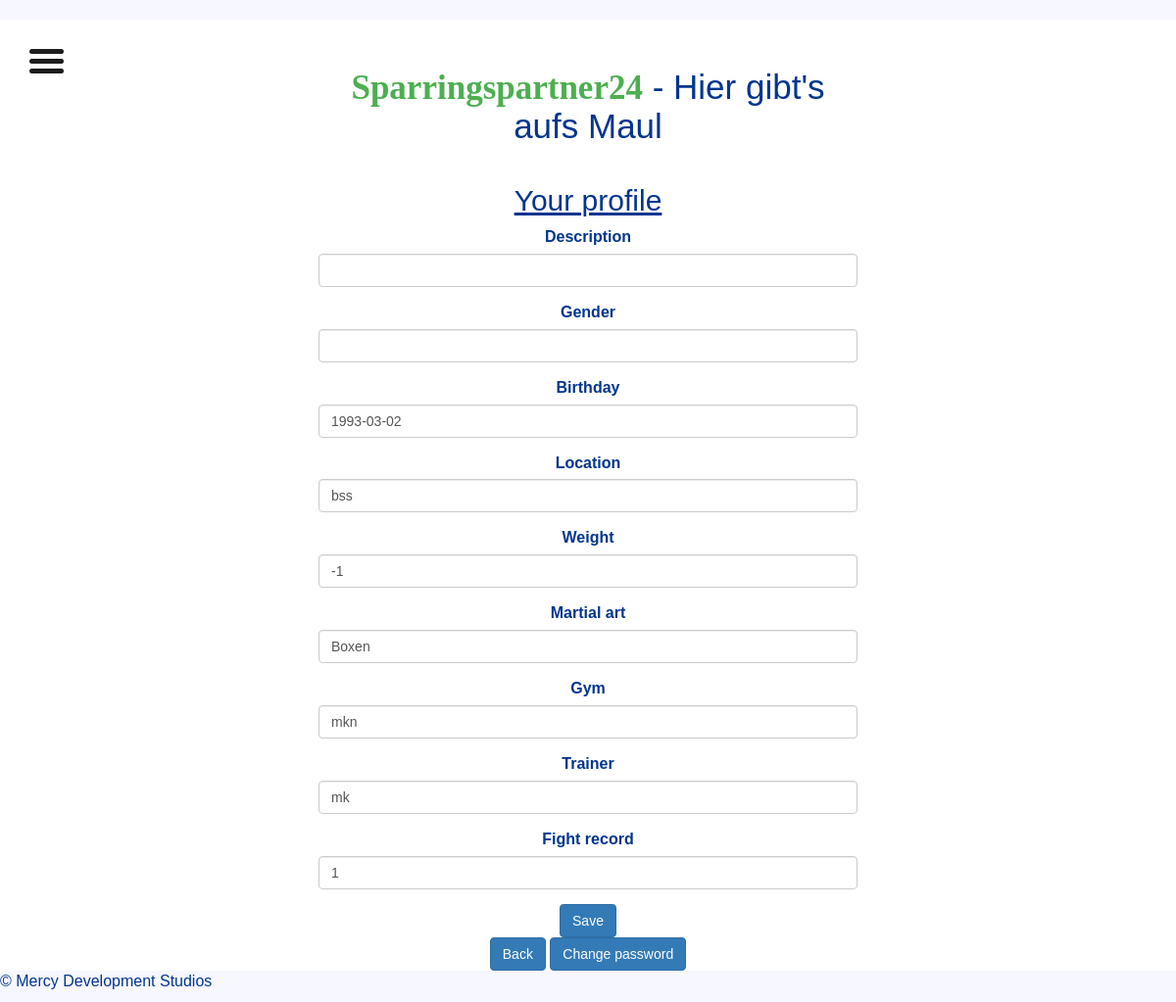
Before: /SparringsPartner24/edit_fighter_profile/ (signed in) with the older database file.
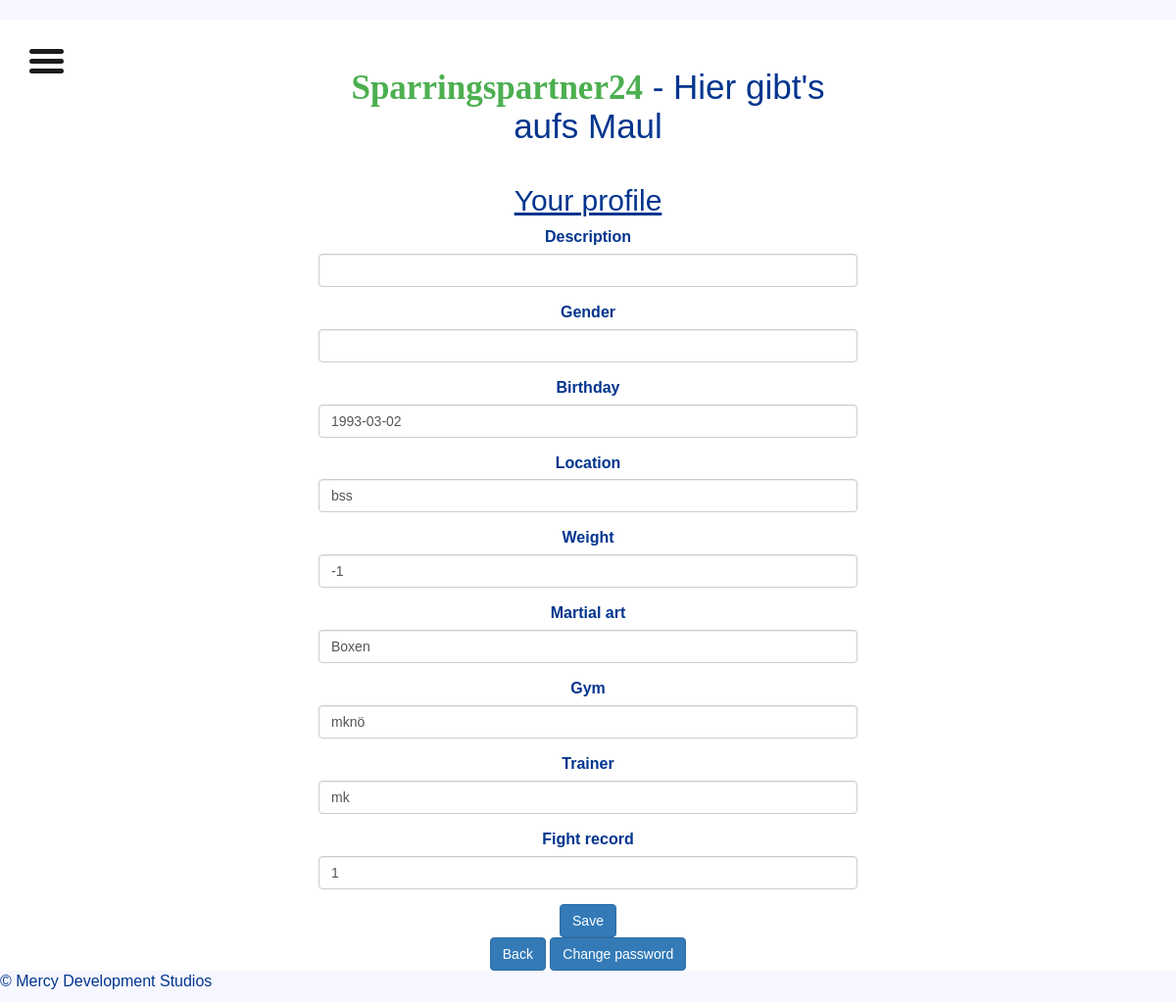
After: the same page with the newer database file.
### SparringsPartner24/models.py (models this page shows)
class FighterProfile(models.Model):
    userprofile = models.ForeignKey(settings.AUTH_USER_MODEL, on_delete=models.CASCADE)
    description = models.CharField(max_length = 400, blank = True, null = True)
    gender = models.CharField(max_length = 40, blank= True, null = True)
    birthday = models.DateField(blank=True, null=True)
    experience_years = models.IntegerField(blank = True, null = True)
    location = models.CharField(max_length=200, blank=True, null=True)
    weight = models.IntegerField(blank=True, null=True)
    martial_art = models.CharField(max_length=200, blank=True, null=True)
    gym = models.CharField(max_length=300, blank=True, null=True)
    trainer = models.CharField(max_length=200, blank=True, null=True)
    fight_record = models.IntegerField(blank=True, null=True)

### SparringsPartner24/views.py (the view)
# urls.py: path('edit_fighter_profile/', views.edit_fighter_profile, name = 'edit_fighter_profile'),
@login_required
def edit_fighter_profile(request):
    current_user = request.user
    if request.method == 'POST':
        instance = get_object_or_404(FighterProfile, pk = current_user.id)
        form = FighterProfileForm(request.POST, instance = instance)
        if form.is_valid():
            updated_form = form.save(commit = False)
            userprofile_object = get_object_or_404(UserProfile, pk = current_user.id)
            updated_form.userprofile = userprofile_object
            updated_form.save()
            return HttpResponseRedirect(reverse('SparringsPartner24:index'))
    else:
        fighter_profile = get_object_or_404(FighterProfile, pk = current_user.id)
        form = FighterProfileForm(instance = fighter_profile)
        return render(request, 'SparringsPartner24/create_profile.html', {'form': form})

### SparringsPartner24/forms.py
class FighterProfileForm(forms.ModelForm):
    class Meta:
        model = FighterProfile
        exclude = ['userprofile', 'experience_years']

### SparringsPartner24/templates/SparringsPartner24/create_profile.html (shortened to what this page needs)
{% extends 'base.html' %}
{% block content %}
<h2>Your profile</h2>
{% load crispy_forms_tags %}
<form method="post" class="uniForm">
    {{ form|crispy }}
    <button type="submit" class="btn btn-primary">Save</button>
</form>
<a class="btn btn-primary" href="{% url 'SparringsPartner24:index' %}" >Back</a>
<a class="btn btn-primary" href="{% url 'password_change' %}" >Change password</a>
{% endblock %}

### SparringsPartner24/templates/base.html (shortened to what this page needs)
<!DOCTYPE HTML>
{% load static %}
<html lang="en">
    <head>
        <link href="{% static 'css/bootstrap.css' %}" rel="stylesheet" type="text/css" media="all">
        <link href="{% static 'css/sidebar.css' %}" rel="stylesheet" type="text/css" media="all">
        <link href="{% static 'css/style.css'%}" rel="stylesheet" type="text/css" media="all">
        <link href="{% static 'css/userprofile.css' %}" rel="stylesheet" type="text/css" media="all">
    </head>
    <body>
        <div class="page">
          <div class="page__content">
            <div class="nav-open-btn">
              <div class="nav-open-btn__bar"></div>
              <div class="nav-open-btn__bar"></div>
              <div class="nav-open-btn__bar"></div>
            </div>
            <div class="content">
            <h1><a href="{% url 'SparringsPartner24:index' %}"> <span>Sparringspartner24</span></a> - Hier gibt's aufs Maul</h1>
                {% block content %}{% endblock %}
            </div>
          </div>
        </div>
    </body>
<footer>
<p>&copy; Mercy Development Studios </p>
</footer>
</html>

### SparringsPartner24/static/css/sidebar.css (style rules this page uses)
body { font-family: "Overpass", sans-serif; font-size: 16px; color: #1c1c1c; }
.content { width: 550px; padding-top: 50px; margin: auto; text-align: center; }
h1 { margin: 0; font-weight: 400; font-size: 35px; }
h1 span { font-family: "The Girl Next Door", cursive; font-weight: 700; color: #4caf50; }
h2 { margin-top: 40px; text-decoration: underline; }
html, body { margin: 0; padding: 0; min-height: 100vh; overflow-x: hidden; }
.page, .page__content { position: relative; }
.page { min-height: 100vh; perspective: 1500px; background-color: rgba(28, 28, 28, 0.5); }
.page__content { min-height: 100vh; background-color: #fff; }
.nav-open-btn { position: absolute; top: 30px; left: 30px; transition-property: all; transition-duration: 0.2s; transition-timing-function: linear; transition-delay: 0s; width: 35px; height: 25px; overflow: hidden; cursor: pointer; }
.nav-open-btn__bar { width: 100%; height: 5px; background-color: #1c1c1c; border-radius: 20px; }
.nav-open-btn__bar:nth-child(1) { position: absolute; top: 0; left: 0; }
.nav-open-btn__bar:nth-child(2) { position: absolute; top: 10px; left: 0; }
.nav-open-btn__bar:nth-child(3) { position: absolute; top: 20px; left: 0; }
.page__content--offcanvas-1 { transition-property: all; transition-duration: 0.2s; transition-timing-function: linear; transition-delay: 0s; left: 0; }

### SparringsPartner24/static/css/style.css (style rules this page uses)
body { color: #00358e; }
*, *:before, *:after { box-sizing: border-box; -moz-box-sizing: border-box; -webkit-box-sizing: border-box; }
body { margin-top:20px; background:#f3f3f3; }

### SparringsPartner24/static/css/userprofile.css (style rules this page uses)
body { background: #f7f7ff; margin-top:20px; }

Changed rows visible on the page:
changed FighterProfile "bss": gym "mkn" → "mknö"
